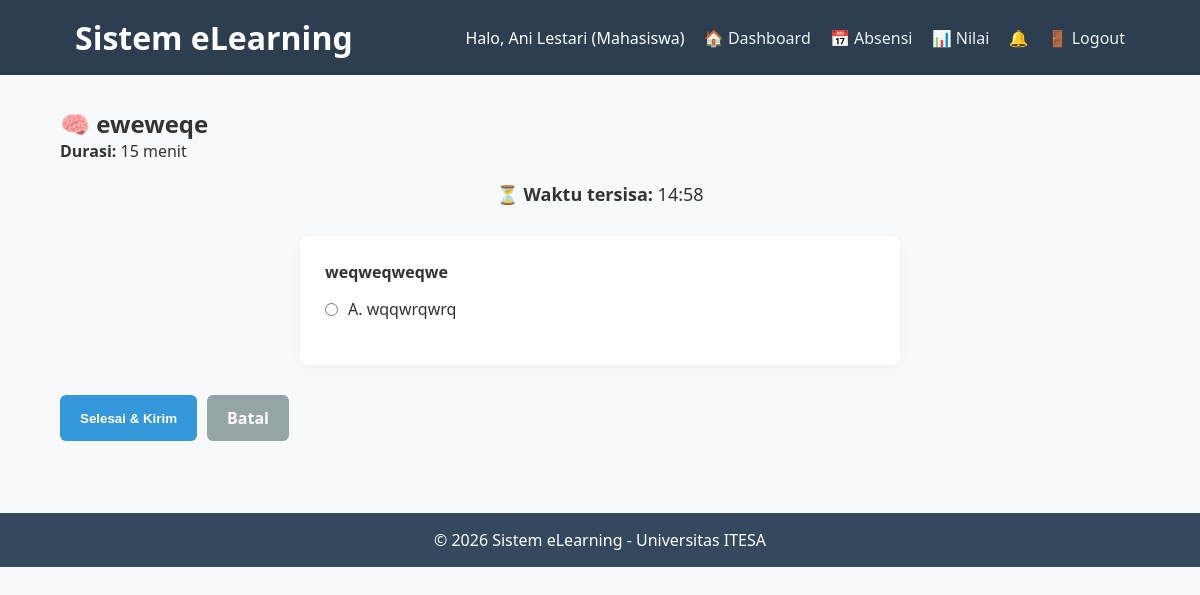
Screenshot of /mahasiswa/take_quiz.php?id=15 (signed in) with the database file from the repository.
### tables this page shows
CREATE TABLE `profiles` (
  `id_user` int(11) NOT NULL,
  `nim_nidn` varchar(20) DEFAULT NULL,
  `foto` varchar(255) DEFAULT NULL,
  `alamat` text DEFAULT NULL,
  `fakultas` varchar(100) DEFAULT NULL,
  `prodi` varchar(100) DEFAULT NULL
);

CREATE TABLE `users` (
  `id` int(11) NOT NULL,
  `username` varchar(50) NOT NULL,
  `password` varchar(255) NOT NULL,
  `nama_lengkap` varchar(100) NOT NULL,
  `email` varchar(100) NOT NULL,
  `role` enum('admin','dosen','mahasiswa') NOT NULL
);

CREATE TABLE `quizzes` (
  `id` int(11) NOT NULL,
  `id_class` int(11) NOT NULL,
  `judul` varchar(150) NOT NULL,
  `durasi` int(11) NOT NULL,
  `jumlah_soal` int(11) DEFAULT 0,
  `created_at` datetime DEFAULT current_timestamp(),
  `updated_at` datetime DEFAULT current_timestamp() ON UPDATE current_timestamp()
);

CREATE TABLE `questions` (
  `id` int(11) NOT NULL,
  `id_quiz` int(11) NOT NULL,
  `teks_pertanyaan` text NOT NULL,
  `tipe` enum('PG','Essay') NOT NULL,
  `opsi_a` text DEFAULT NULL,
  `opsi_b` text DEFAULT NULL,
  `opsi_c` text DEFAULT NULL,
  `opsi_d` text DEFAULT NULL,
  `jawaban_benar` varchar(1) NOT NULL DEFAULT 'A'
);

### includes/functions.php (called while the page is built, shortened)
<?php
if (!function_exists('get_user_info')) {
    function get_user_info($pdo, $user_id) {
        $stmt = $pdo->prepare("SELECT u.*, p.nim_nidn, p.foto FROM users u LEFT JOIN profiles p ON u.id = p.id_user WHERE u.id = ?");
        $stmt->execute([$user_id]);
        return $stmt->fetch(PDO::FETCH_ASSOC);
    }
}
?>

### mahasiswa/take_quiz.php (the view, shortened to what this page needs)
<?php
require_once '../includes/header.php';
require_once '../includes/functions.php';
$quiz_id = $_GET['id'] ?? 0;
$stmt = $pdo->prepare("
    SELECT q.*, c.id AS class_id
    FROM quizzes q
    JOIN classes c ON q.id_class = c.id
    WHERE q.id = ? AND c.id IN (
        SELECT id_class FROM enrollments WHERE id_mahasiswa = ?
    )
");
$stmt->execute([$quiz_id, $_SESSION['user_id']]);
$quiz = $stmt->fetch();
$questions = $pdo->prepare("SELECT * FROM questions WHERE id_quiz = ?");
$questions->execute([$quiz_id]);
$questions = $questions->fetchAll();
?>
<link rel="stylesheet" href="/elearning/assets/css/form.css">
<h2>🧠 <?= htmlspecialchars($quiz['judul']) ?></h2>
<p><strong>Durasi:</strong> <?= $quiz['durasi'] ?> menit</p>
<form method="post" id="quiz-form">
    <?php foreach ($questions as $q): ?>
    <div class="form-container" style="margin-bottom:30px;">
        <div class="form-group">
            <label class="form-label"><strong><?= htmlspecialchars($q['teks_pertanyaan']) ?></strong></label>
            <div style="margin-top:15px; display:flex; flex-direction:column; gap:10px;">
                <?php
                $opsi = [
                    'A' => $q['opsi_a'] ?? '',
                    'B' => $q['opsi_b'] ?? '',
                    'C' => $q['opsi_c'] ?? '',
                    'D' => $q['opsi_d'] ?? ''
                ];
                foreach ($opsi as $label => $value) {
                    $value = trim($value);
                    if (empty($value)) continue;
                    echo "
                        <label style='display:flex; align-items:center; gap:10px;'>
                            <input type='radio' name='jawaban[{$q['id']}]' value='$label' required>
                            <span>$label. " . htmlspecialchars($value) . "</span>
                        </label>
                    ";
                }
                ?>
            </div>
        </div>
    </div>
    <?php endforeach; ?>
    <div class="form-btns">
        <button type="submit" class="btn btn-primary">Selesai & Kirim</button>
        <a href="javascript:history.back()" class="btn btn-secondary">Batal</a>
    </div>
</form>
<?php include '../includes/footer.php'; ?>

### includes/header.php (shortened to what this page needs)
<?php
require_once __DIR__ . '/auth.php';
$user = get_user_info($pdo, $_SESSION['user_id']);
$notif_count = 0;
if (is_logged_in()) {
    $stmt = $pdo->prepare("SELECT COUNT(*) FROM notifications WHERE id_user = ? AND is_read = 0");
    $stmt->execute([$_SESSION['user_id']]);
    $notif_count = $stmt->fetchColumn();
}
?>
<!DOCTYPE html>
<html lang="id">
<head>
    <link rel="stylesheet" href="/elearning/assets/css/style.css">
</head>
<body>
    <header>
        <div class="container">
            <h1>Sistem eLearning</h1>
            <nav>
                <span>Halo, <?= htmlspecialchars($user['nama_lengkap']) ?> (<?= ucfirst($user['role']) ?>)</span>
                <?php if ($_SESSION['role'] === 'mahasiswa'): ?>
                    <a href="/elearning/mahasiswa/dashboard.php">🏠 Dashboard</a>
                    <a href="/elearning/mahasiswa/view_attendance.php">📅 Absensi</a>
                    <a href="/elearning/mahasiswa/grades.php">📊 Nilai</a>
                <?php endif; ?>
                <?php if ($notif_count > 0): ?>
                    <a href="/elearning/notifications.php" style="color:red;">🔔 (<?= $notif_count ?>)</a>
                <?php else: ?>
                    <a href="/elearning/notifications.php">🔔</a>
                <?php endif; ?>
                <a href="/elearning/logout.php">🚪 Logout</a>
            </nav>
        </div>
    </header>
    <div class="container main-content">

### assets/css/style.css (style rules this page uses)
* { margin: 0; padding: 0; box-sizing: border-box; }
body { font-family: 'Segoe UI', Tahoma, Geneva, Verdana, sans-serif; background: #f8f9fa; color: #333; }
.container { width: 90%; max-width: 1200px; margin: 0 auto; padding: 0 15px; }
header { background: #2c3e50; color: white; padding: 1rem 0; }
header .container { display: flex; justify-content: space-between; align-items: center; }
header nav a { color: #ecf0f1; text-decoration: none; margin-left: 15px; }
.main-content { padding: 2rem 0; }

### assets/css/form.css (style rules this page uses)
.form-container { max-width: 600px; margin: 30px auto; padding: 25px; background: #fff; border-radius: 8px; box-shadow: 0 2px 10px rgba(0,0,0,0.05); }
.form-group { margin-bottom: 20px; }
.form-label { display: block; margin-bottom: 8px; font-weight: 600; color: #333; }
.form-btns { display: flex; gap: 10px; margin-top: 20px; }
.btn { padding: 12px 20px; border: none; border-radius: 6px; cursor: pointer; font-weight: 600; text-decoration: none; text-align: center; transition: background-color 0.2s; }
.btn-primary { background: #3498db; color: white; }
.btn-secondary { background: #95a5a6; color: white; }

### rows the page displays
profiles: id_user.nama_lengkap "Ani Lestari", id_user.role "Mahasiswa"
quizzes: judul "eweweqe", durasi "15"
questions: teks_pertanyaan "weqweqweqwe", label "A", value "wqqwrqwrq"
